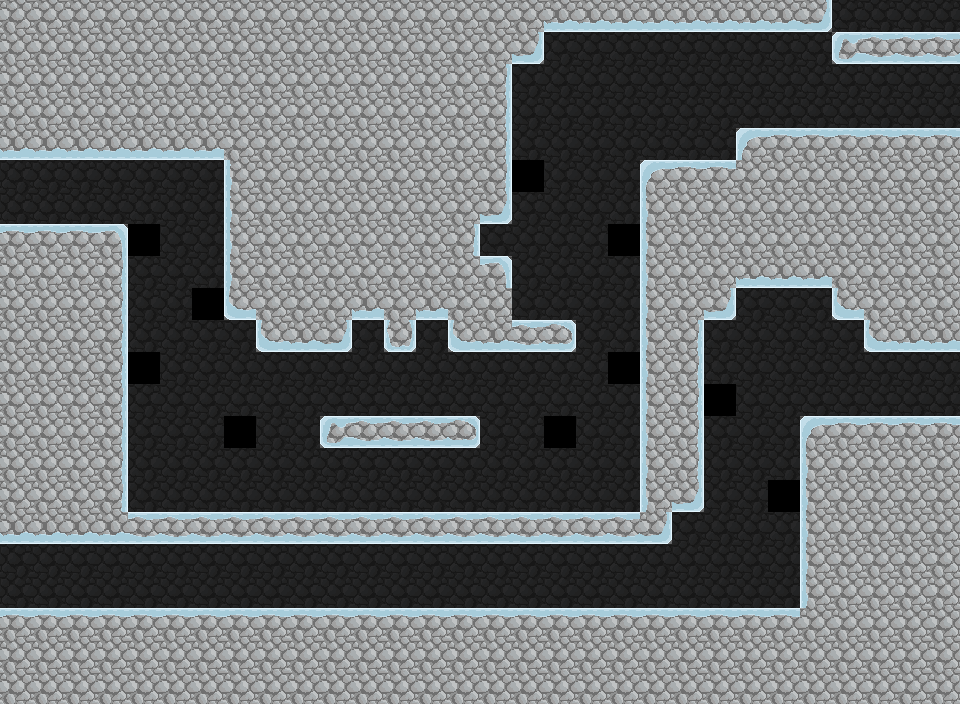

Below is a game level as drawn by its tile map, then a one-line description and the .tmx file that defines it, in full:
An orthogonal 30x22 tile map with 32x32 px tiles, 2 tile layers (tilemap, foreground) and 8 objects (2x door, floorbutton, powerup, wallbutton, slambutton, ...).

<map version="1.0" orientation="orthogonal" width="30" height="22" tilewidth="32" tileheight="32">
 <tileset firstgid="1" name="tilemap" tilewidth="32" tileheight="32">
  <image source="gfx/tilemap.png" width="192" height="320" />
 </tileset>
 <layer name="tilemap" width="30" height="22" opacity="0.34">
  <data encoding="csv">
9,9,9,9,9,9,9,9,9,9,9,9,9,9,9,9,9,9,9,9,9,9,9,9,9,9,9,9,9,9,
9,9,9,9,9,9,9,9,9,9,9,9,9,9,9,9,9,9,9,9,9,9,9,9,9,9,9,9,9,9,
9,9,9,9,9,9,9,9,9,9,9,9,9,9,9,9,9,9,9,9,9,9,9,9,9,9,9,9,9,9,
9,9,9,9,9,9,9,9,9,9,9,9,9,9,9,9,9,9,9,9,9,9,9,9,9,9,9,9,9,9,
9,9,9,9,9,9,9,9,9,9,9,9,9,9,9,9,9,9,9,9,9,9,9,9,9,9,9,9,9,9,
9,9,9,9,9,9,9,9,9,9,9,9,9,9,9,9,39,9,9,9,9,9,9,9,9,9,9,9,9,9,
9,9,9,9,9,9,9,9,9,9,9,9,9,9,9,9,9,9,9,9,9,9,9,9,9,9,9,9,9,9,
9,9,9,9,39,9,9,9,9,9,9,9,9,9,9,9,9,9,9,38,9,9,9,9,9,9,9,9,9,9,
9,9,9,9,9,9,9,9,9,9,9,9,9,9,9,9,9,9,9,9,9,9,9,9,9,9,9,9,9,9,
9,9,9,9,9,9,38,9,9,9,9,9,9,9,9,9,9,9,9,9,9,9,9,9,9,9,9,9,9,9,
9,9,9,9,9,9,9,9,9,9,9,9,9,9,9,9,9,9,9,9,9,9,9,9,9,9,9,9,9,9,
9,9,9,9,39,9,9,9,9,9,9,9,9,9,9,9,9,9,9,38,9,9,9,9,9,9,9,9,9,9,
9,9,9,9,9,9,9,9,9,9,9,9,9,9,9,9,9,9,9,9,9,9,39,9,9,9,9,9,9,9,
9,9,9,9,9,9,9,40,9,9,9,9,9,9,9,9,9,40,9,9,9,9,9,9,9,9,9,9,9,9,
9,9,9,9,9,9,9,9,9,9,9,9,9,9,9,9,9,9,9,9,9,9,9,9,9,9,9,9,9,9,
9,9,9,9,9,9,9,9,9,9,9,9,9,9,9,9,9,9,9,9,9,9,9,9,38,9,9,9,9,9,
9,9,9,9,9,9,9,9,9,9,9,9,9,9,9,9,9,9,9,9,9,9,9,9,9,9,9,9,9,9,
9,9,9,9,9,9,9,9,9,9,9,9,9,9,9,9,9,9,9,9,9,9,9,9,9,9,9,9,9,9,
9,9,9,9,9,9,9,9,9,9,9,9,9,9,9,9,9,9,9,9,9,9,9,9,9,9,9,9,9,9,
9,9,9,9,9,9,9,9,9,9,9,9,9,9,9,9,9,9,9,9,9,9,9,9,9,9,9,9,9,9,
9,9,9,9,9,9,9,9,9,9,9,9,9,9,9,9,9,9,9,9,9,9,9,9,9,9,9,9,9,9,
9,9,9,9,9,9,9,9,9,9,9,9,9,9,9,9,9,9,9,9,9,9,9,9,9,9,9,9,9,9
</data>
 </layer>
 <layer name="foreground" width="30" height="22">
  <data encoding="csv">
11,11,11,11,11,11,11,11,11,11,11,11,11,11,11,11,11,17,17,17,17,17,17,17,17,18,0,0,0,0,
11,11,11,11,11,11,11,11,11,11,11,11,11,11,11,11,18,0,0,0,0,0,0,0,0,0,19,13,13,13,
11,11,11,11,11,11,11,11,11,11,11,11,11,11,11,12,0,0,0,0,0,0,0,0,0,0,0,0,0,0,
11,11,11,11,11,11,11,11,11,11,11,11,11,11,11,12,0,0,0,0,0,0,0,0,0,0,0,0,0,0,
17,17,17,17,17,17,17,11,11,11,11,11,11,11,11,12,0,0,0,0,0,0,0,4,5,5,5,5,5,5,
0,0,0,0,0,0,0,10,11,11,11,11,11,11,11,12,0,0,0,0,4,5,5,11,11,11,11,11,11,11,
0,0,0,0,0,0,0,10,11,11,11,11,11,11,11,18,0,0,0,0,10,11,11,11,11,11,11,11,11,11,
5,5,5,6,0,0,0,10,11,11,11,11,11,11,12,46,0,0,0,0,10,11,11,11,11,11,11,11,11,11,
11,11,11,12,0,0,0,10,11,11,11,11,11,11,11,6,0,0,0,0,10,11,11,17,17,17,11,11,11,11,
11,11,11,12,0,0,0,16,11,11,11,17,11,17,11,11,0,0,0,0,10,11,18,0,0,0,16,11,11,11,
11,11,11,12,0,0,0,0,16,17,18,0,7,0,16,17,13,21,0,0,10,12,0,0,0,0,0,16,17,17,
11,11,11,12,0,0,0,0,0,0,0,0,0,0,0,0,0,0,0,0,10,12,0,0,0,0,0,0,0,0,
11,11,11,12,0,0,0,0,0,0,0,0,0,0,0,0,0,0,0,0,10,12,0,0,0,0,0,0,0,0,
11,11,11,12,0,0,0,0,0,0,19,13,13,13,21,0,0,0,0,0,10,12,0,0,0,4,5,5,5,5,
11,11,11,12,0,0,0,0,0,0,0,0,0,0,0,0,0,0,0,0,10,12,0,0,0,10,11,11,11,11,
11,11,11,12,52,52,52,52,52,52,52,52,52,52,52,52,52,52,52,52,10,18,0,0,0,10,11,11,11,11,
17,17,17,17,13,13,13,13,13,13,13,13,13,13,13,13,13,13,13,13,18,0,0,0,0,10,11,11,11,11,
0,0,0,0,0,0,0,0,0,0,0,0,0,0,0,0,0,0,0,0,0,0,0,0,0,10,11,11,11,11,
0,0,0,0,0,0,0,0,0,0,0,0,0,0,0,0,0,0,0,0,0,0,0,0,0,10,11,11,11,11,
5,5,5,5,5,5,5,5,5,5,5,5,5,5,5,5,5,5,5,5,5,5,5,5,5,11,11,11,11,11,
11,11,11,11,11,11,11,11,11,11,11,11,11,11,11,11,11,11,11,11,11,11,11,11,11,11,11,11,11,11,
11,11,11,11,11,11,11,11,11,11,11,11,11,11,11,11,11,11,11,11,11,11,11,11,11,11,11,11,11,11
</data>
 </layer>
 <objectgroup name="objects" width="30" height="22">
  <object name="ButtonOne" type="floorbutton" x="128" y="32" width="64" height="32">
   <properties>
    <property name="door" value="DoorTwo" />
   </properties>
  </object>
  <object name="DoorTwo" type="door" x="384" y="32" width="32" height="64" />
  <object name="Powerup" type="powerup" x="349" y="61" width="32" height="32">
   <properties>
    <property name="powerup" value="7" />
   </properties>
  </object>
  <object name="DoorThree" type="door" x="416" y="32" width="64" height="32" />
  <object name="wallButton" type="wallbutton" x="510" y="412" width="32" height="32">
   <properties>
    <property name="door" value="DoorThree" />
    <property name="left" value="true" />
   </properties>
  </object>
  <object name="ButtonTwo" type="slambutton" x="503" y="48" width="128" height="32">
   <properties>
    <property name="door" value="DoorOne" />
   </properties>
  </object>
  <object name="ButtonOne" type="ceilbutton" x="235" y="59" width="64" height="32">
   <properties>
    <property name="door" value="DoorTwo" />
   </properties>
  </object>
  <object name="mapOneSpawn" type="TravelPoint" x="32" y="192" width="64" height="32">
   <properties>
    <property name="map" value="" />
    <property name="target" value="" />
   </properties>
  </object>
 </objectgroup>
</map>